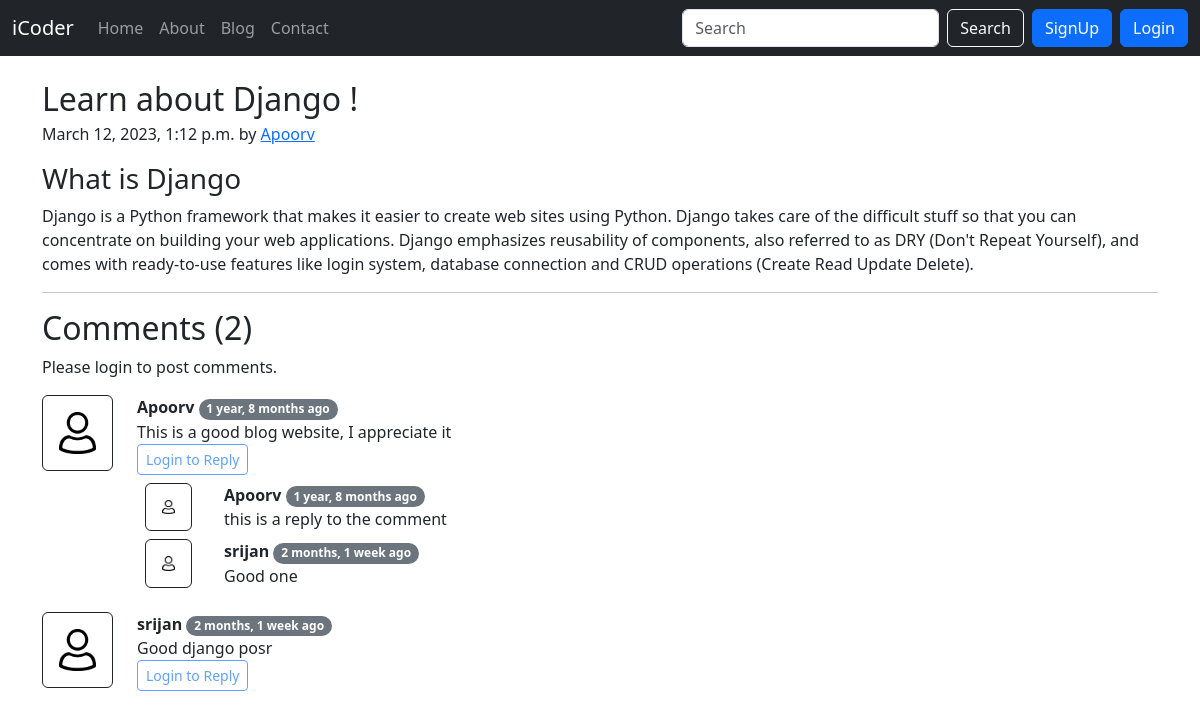
/blog/first-post, run on the app's committed database.
### blog/models.py (models this page shows, shortened)
class Post(models.Model):
    sno = models.AutoField(primary_key=True)
    author = models.CharField(max_length=50)
    title = models.CharField(max_length=50)
    content = models.TextField()
    slug = models.CharField(max_length=130)
    timeStamp=models.DateTimeField(blank=True)

class BlogComment(models.Model):
    sno = models.AutoField(primary_key=True)
    comment = models.TextField()
    user = models.ForeignKey(User, on_delete=models.CASCADE)
    post = models.ForeignKey(Post, on_delete=models.CASCADE)
    parent = models.ForeignKey('self', on_delete=models.CASCADE, null=True)
    timestamp = models.DateTimeField(default=now)

### blog/views.py (the view)
# urls.py: path('<str:slug>', views.blogPost, name='blogPost'),
def blogPost(request, slug):
    post=Post.objects.filter(slug=slug).first()
    comments= BlogComment.objects.filter(post=post, parent=None)
    replies= BlogComment.objects.filter(post=post).exclude(parent=None)
    replyDict={}
    for reply in replies:
        if reply.parent.sno not in replyDict.keys():
            replyDict[reply.parent.sno]=[reply]
        else:
            replyDict[reply.parent.sno].append(reply)
    context={'post':post, 'comments': comments, 'user': request.user, 'replyDict': replyDict}
    return render(request, "blog/blogPost.html", context)

### blog/templatetags/extras.py (called while the page is built)
@register.filter(name='get_val')
def get_val(dict, key):
    return dict.get(key)

### templates/blog/blogPost.html (shortened to what this page needs)
{% extends 'base.html' %}
{% block body %}
{% load humanize %}
{% load extras %}
<div class="container my-4">
  <article class="blog-post">
    <h2 class="blog-post-title mb-1">{{post.title}}</h2>
    <p class="blog-post-meta">{{post.timeStamp}} by <a href="#">{{post.author}}</a></p>
    <p>{{post.content|safe}}</p>
    <hr>
    <h2>Comments ({{comments.count}})</h2>
    {% if user.is_authenticated %}
    <form action="/blog/postComment" method="post">
      {% csrf_token %}
      <div class="mb-3">
        <label for="comment" class="form-label">Post a comment</label>
        <input type="hidden" name="postSno" value="{{post.sno}}">
        <input type="hidden" name="parentSno" value="">
        <input type="text" class="form-control" id="comment" name="comment" placeholder="Enter your comment here">
      </div>
      <button class="btn btn-primary" type="submit">Submit</button>
    </form>
    {% else %}
    <p>Please login to post comments.</p>
    {% endif %}
    {% for comment in comments %}
    <div class="row my-3">
      <div class="col-md-1">
        <img class="rounded mx-auto w-100 p-3 d-block border border-dark" src="/static/img/user.png " alt="...">
      </div>
      <div class="col-md-11">
        <b>{{comment.user.first_name}}</b> <span class="badge rounded-pill text-bg-secondary">{{comment.timestamp|naturaltime}}</span>
        <div> {{comment.comment}} </div>
        <div class="reply mx-0">
          {% if user.is_authenticated %}
          <button class="btn btn-sm btn-outline-primary" type="button" data-bs-toggle="collapse"
            data-bs-target="#replyBox{{comment.sno}}" aria-expanded="false" aria-controls="replyBox{{comment.sno}}">
            Reply
          </button>
          <div class="collapse" id="replyBox{{comment.sno}}">
            <div class="card card-body">
              <form action="/blog/postComment" method="post">
                {% csrf_token %}
                <div class="mb-3">
                  <label for="comment" class="form-label">Post a reply</label>
                  <input type="text" class="form-control" id="comment" name="comment"
                    placeholder="Enter your comment here">
                  <input type="hidden" name="parentSno" value="{{comment.sno}}">
                </div>
                <input type="hidden" name="postSno" value="{{post.sno}}">
                <button class="btn btn-primary" type="submit">Submit</button>
              </form>
            </div>
          </div>
          {% else %}
          <button class="btn btn-sm btn-outline-primary" type="button" data-bs-toggle="collapse"
            data-bs-target="#replyBox{{comment.sno}}" aria-expanded="false" aria-controls="replyBox{{comment.sno}}"
            disabled>
            Login to Reply
          </button>
          {% endif %}
          <div class="replies my-2">
            {% for reply in replyDict|get_val:comment.sno %}
            <div class="row my-2">
              <div class="col-md-1">
                <img class="rounded mx-auto w-75 p-3 d-block border border-dark" src="/static/img/user.png " alt="...">
              </div>
              <div class="col-md-11">
                <b> {{reply.user.first_name}} </b> <span class="badge rounded-pill text-bg-secondary">{{reply.timestamp|naturaltime}}</span>
                <div>{{reply.comment}}</div>
              </div>
            <br>
          </div>
            {% endfor %}
          </div>
        </div>
      </div>
    </div>
    {% endfor %}
</div>
{% endblock body %}

### templates/base.html (shortened to what this page needs)
<!doctype html>
<html lang="en">
<head>
  <link href="https://cdn.jsdelivr.net/npm/bootstrap@5.3.0-alpha1/dist/css/bootstrap.min.css" rel="stylesheet"
>
</head>
<body>
  <nav class="navbar navbar-expand-lg bg-dark navbar-dark">
    <div class="container-fluid">
      <a class="navbar-brand" href="/">iCoder</a>
      <div class="collapse navbar-collapse" id="navbarSupportedContent">
        <ul class="navbar-nav me-auto mb-2 mb-lg-0" mr-2>
          <li class="nav-item">
            <a class="nav-link {% block homeact %}{% endblock homeact %}" aria-current="page" href="/">Home</a>
          </li>
          <li class="nav-item ">
            <a class="nav-link {% block aboutact %}{% endblock aboutact %}" href="/about">About</a>
          </li>
          <li class="nav-item ">
            <a class="nav-link {% block blogact %}{% endblock blogact %}" href="/blog">Blog</a>
          </li>
          <li class="nav-item ">
            <a class="nav-link {% block contactact %}{% endblock contactact %}" href="/contact">Contact</a>
          </li>
        </ul>
        <form class="d-flex" method="get" action="/search" role="search">
          <input class="form-control me-2" type="search" placeholder="Search" aria-label="Search" name="query"
            id="query">
          <button class="btn btn-outline-light" type="submit">Search</button>
        </form>
        {% if user.is_authenticated %}
        <ul class="navbar-nav mr-2 mb-lg-0">
          <li class="nav-item dropdown">
            <a class="nav-link dropdown-toggle" href="#" role="button" data-bs-toggle="dropdown" aria-expanded="false">
              Welcome {{request.user}}
            </a>
            <ul class="dropdown-menu">
              <li><a class="dropdown-item" href="/logout">Logout</a></li>
            </ul>
          </li>
        </ul>
        {% else %}
        <button type="button" class="btn btn-primary mx-2" data-bs-toggle="modal" data-bs-target="#signUpModal">
          SignUp
        </button>
        <button type="button" class="btn btn-primary" data-bs-toggle="modal" data-bs-target="#loginModal">
          Login
        </button>
      </div>
      {% endif %}
    </div>
  </nav>
  {% block body %}{% endblock body %}
</body>
</html>

### data on the page
Post: title "Learn about Django !", timeStamp "March 12, 2023, 1:12 p.m.", author "Apoorv", content "What is Django Django is a Python framework that makes it easier to create web sites using Python. Django takes care of the difficult stuff so that you can concentrate on building your web applications. Django emphasizes reusability of components, also referred to as DRY (Don't Repeat Yourself), and comes with ready-to-use features like login system, database connection and CRUD operations (Create Read Update Delete)."
BlogComment: user.first_name "Apoorv", timestamp "1 year, 8 months ago", comment "This is a good blog website, I appreciate it"
BlogComment: user.first_name "Apoorv", timestamp "1 year, 8 months ago", comment "this is a reply to the comment"
BlogComment: user.first_name "srijan", timestamp "2 months, 1 week ago", comment "Good one"
BlogComment: user.first_name "srijan", timestamp "2 months, 1 week ago", comment "Good django posr"

### other printed values
{{ comments.count }} "2"
